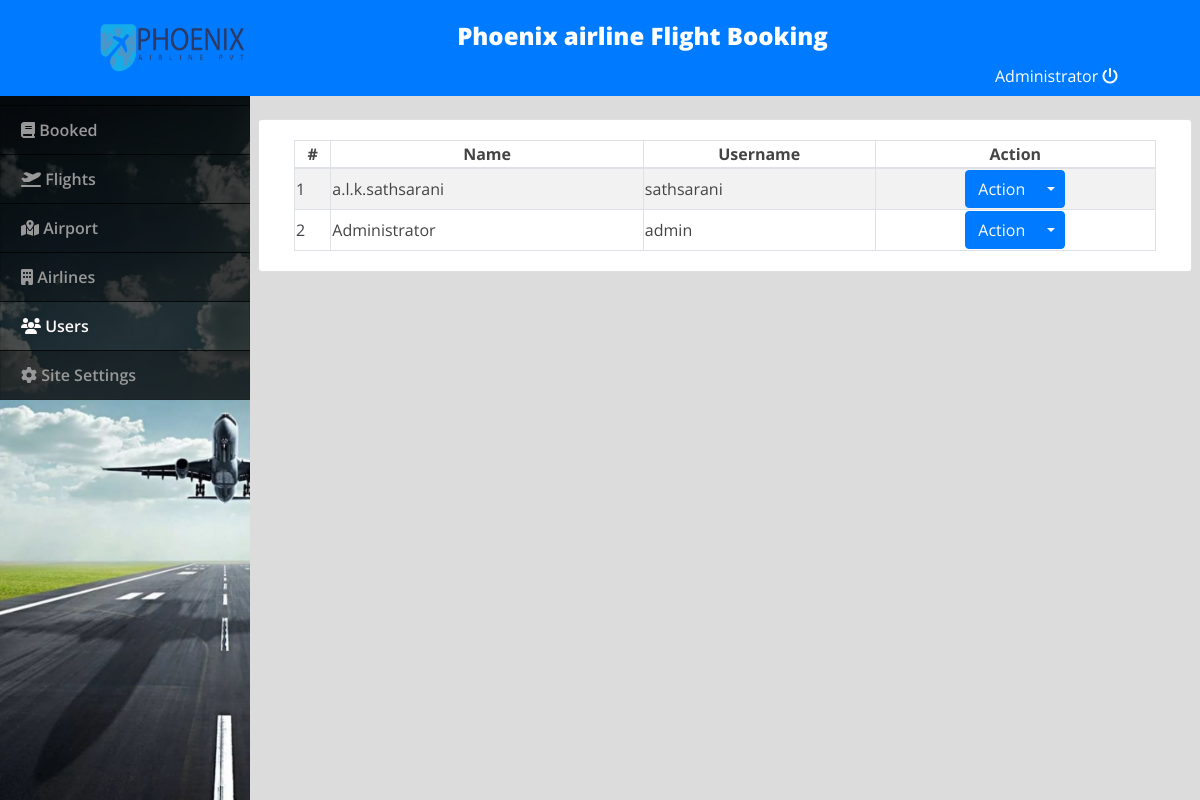
Page /admin/index.php?page=users (signed in) on the committed database.
### tables this page shows
CREATE TABLE `users` (
  `id` int(30) NOT NULL,
  `user_id` int(30) NOT NULL,
  `name` varchar(200) NOT NULL,
  `address` text NOT NULL,
  `contact` text NOT NULL,
  `username` varchar(100) NOT NULL,
  `password` varchar(200) NOT NULL,
  `type` tinyint(1) NOT NULL DEFAULT 2 COMMENT '1=admin , 2=staff ,3=passenger'
);

### admin/users.php (the view, shortened to what this page needs)
<div class="container-fluid">
	<div class="row">
	<div class="col-lg-12">
			<button class="btn btn-primary float-right btn-sm" id="new_user"><i class="fa fa-plus"></i> New user</button>
	</div>
	</div>
	<br>
	<div class="row">
		<div class="card col-lg-12">
			<div class="card-body">
				<table class="table-striped table-bordered col-md-12">
			<thead>
				<tr>
					<th class="text-center">#</th>
					<th class="text-center">Name</th>
					<th class="text-center">Username</th>
					<th class="text-center">Action</th>
				</tr>
			</thead>
			<tbody>
				<?php
 					include 'db_connect.php';
 					$users = $conn->query("SELECT * FROM users order by name asc");
 					$i = 1;
 					while($row= $users->fetch_assoc()):
				 ?>
				 <tr>
				 	<td>
				 		<?php echo $i++ ?>
				 	</td>
				 	<td>
				 		<?php echo $row['name'] ?>
				 	</td>
				 	<td>
				 		<?php echo $row['username'] ?>
				 	</td>
				 	<td>
				 		<center>
								<div class="btn-group">
								  <button type="button" class="btn btn-primary">Action</button>
								  <button type="button" class="btn btn-primary dropdown-toggle dropdown-toggle-split" data-toggle="dropdown" aria-haspopup="true" aria-expanded="false">
								  </button>
								</div>
								</center>
				 	</td>
				 </tr>
				<?php endwhile; ?>
			</tbody>
		</table>
			</div>
		</div>
	</div>
</div>

### admin/assets/css/style.css (style rules this page uses)
body { font-family: "Open Sans", sans-serif; color: #444444; width: 100%; height: calc(100%); }

### admin/index.php (style rules this page uses)
body { background: #80808045; }

### rows in the picture
users: name "a.l.k.sathsarani", username "sathsarani"
users: name "Administrator", username "admin"

### other values in the picture
$_SESSION['login_name'] "Administrator"
